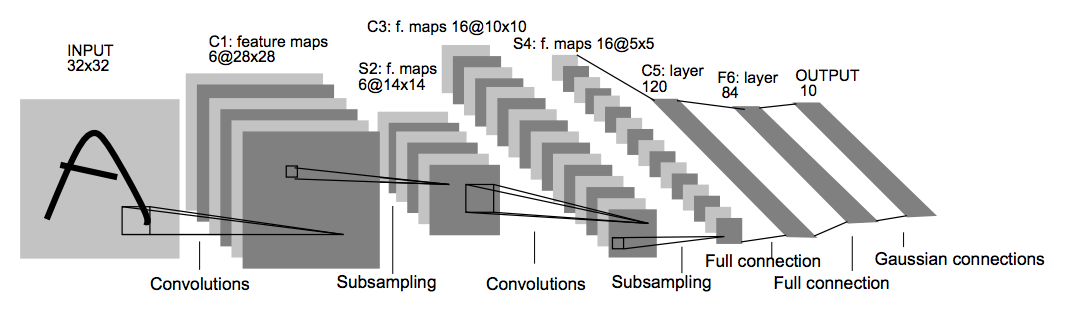
#> input picture tensorflow-mnist/lenet.png, 1072 x 318 px, given in place of the camera
$ python 124.py
#> lines starting #> are read from the running program, lines starting #| are printed output that depends on the picture; after the words box and inside, x2 and y2 are one past the last pixel; in counts of white or black regions, pixels touching at a corner belong together
import cv2

cap = cv2.VideoCapture(0)

while(1):
   ret,frame = cap.read()
#> frame is the input picture: shape (318, 1072, 3); mean B, G, R 217.3, 217.3, 217.3
   cv2.rectangle(frame, (50, 50), (600, 400), (0, 0, 255), 2)
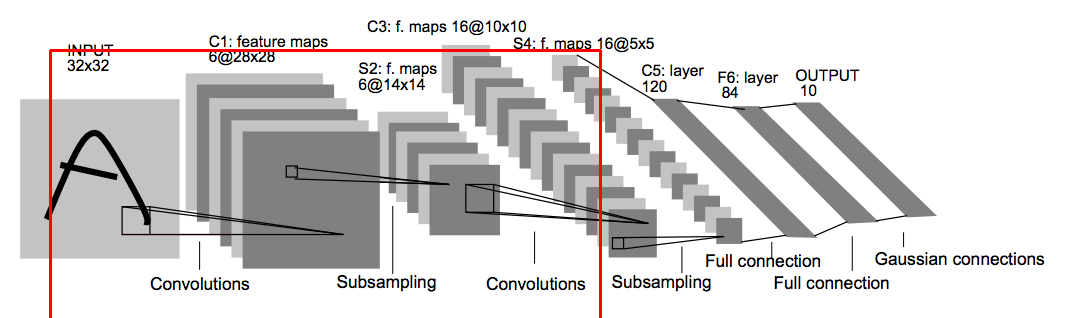
#> frame: shape (318, 1072, 3); 0.95% of pixels changed, all inside (x1, y1, x2, y2) = (49, 49, 602, 318)
   cv2.imshow("capture", frame)
   roiImg = frame[50:400, 50:600]
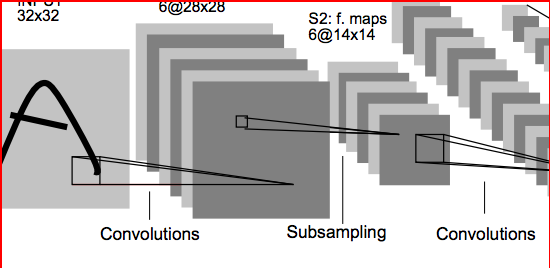
#> roiImg: shape (268, 550, 3); mean B, G, R 192.5, 192.5, 195.8
   img = cv2.resize(roiImg, (275, 175))
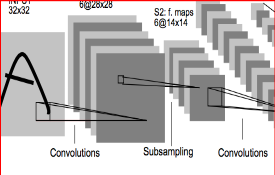
#> img: shape (175, 275, 3); mean B, G, R 192.5, 192.5, 195.7
   img = cv2.cvtColor(img, cv2.COLOR_BGR2GRAY)
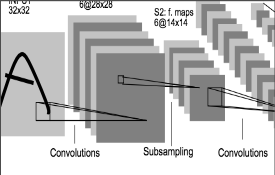
#> img: shape (175, 275); min 0, max 255, mean 193.5
   cv2.imshow("roi",img)
   cv2.imshow("canny",cv2.Canny(img,100,200))
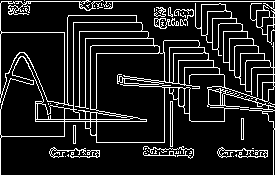
#> window 'canny': shape (175, 275); 12.6% white in thin lines or dots
   if cv2.waitKey(1) & 0xFF == ord('q'):
#> (key q is pressed here)
     break
cap.release()
cv2.destroyAllWindows()
